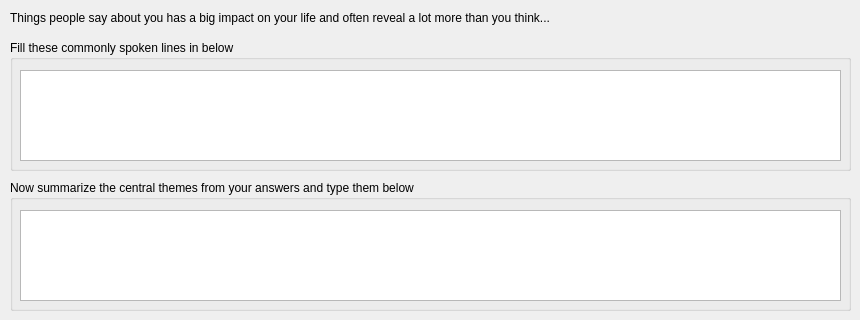
      <widget class="QWidget" name="tab_9">
       <attribute name="title">
        <string>Spoken Words</string>
       </attribute>
       <widget class="QLabel" name="label">
        <property name="geometry">
         <rect>
          <x>10</x>
          <y>10</y>
          <width>631</width>
          <height>16</height>
         </rect>
        </property>
        <property name="text">
         <string>Things people say about you has a big impact on your life and often reveal a lot more than you think...</string>
        </property>
       </widget>
       <widget class="QGroupBox" name="groupBox_16">
        <property name="geometry">
         <rect>
          <x>10</x>
          <y>40</y>
          <width>841</width>
          <height>131</height>
         </rect>
        </property>
        <property name="title">
         <string>Fill these commonly spoken lines in below</string>
        </property>
        <widget class="QPlainTextEdit" name="ptxtSpokenWords">
         <property name="geometry">
          <rect>
           <x>10</x>
           <y>30</y>
           <width>821</width>
           <height>91</height>
          </rect>
         </property>
        </widget>
       </widget>
       <widget class="QGroupBox" name="groupBox_17">
        <property name="geometry">
         <rect>
          <x>10</x>
          <y>180</y>
          <width>841</width>
          <height>131</height>
         </rect>
        </property>
        <property name="title">
         <string>Now summarize the central themes from your answers and type them below</string>
        </property>
        <widget class="QPlainTextEdit" name="ptxtSpokenSummary">
         <property name="geometry">
          <rect>
           <x>10</x>
           <y>30</y>
           <width>821</width>
           <height>91</height>
          </rect>
         </property>
        </widget>
       </widget>
      </widget>
